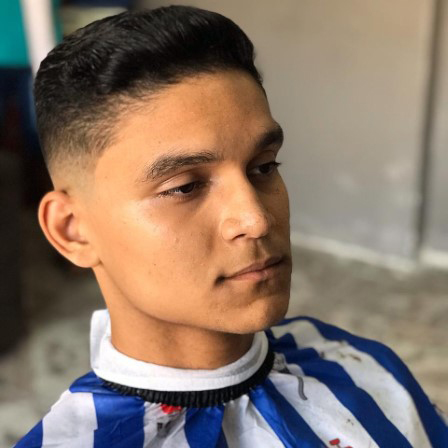
#> input picture cod02/img.jpg, 448 x 448 px
$ python cod02.py
#> lines starting #> are read from the running program, lines starting #| are printed output that depends on the picture
import cv2

img1 = cv2.imread("img.jpg", 1)
#> img1 is the input picture: shape (448, 448, 3); mean B, G, R 103.6, 118.2, 137.1
img2 = cv2.imread("img.jpg", 0)
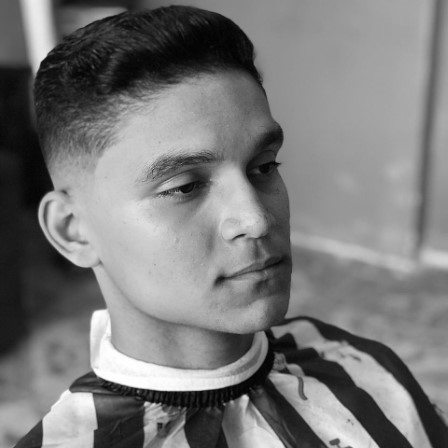
#> img2: shape (448, 448); min 0, max 255, mean 122.2

contador = 1
while contador <= 10:
    if contador%2 == 0:
        cv2.imshow("Imagem do while " + str(contador), img1)
    else:
        cv2.imshow("Imagem do while " + str(contador), img2)
    cv2.waitKey(0)
    cv2.destroyAllWindows()
    contador+=1

for x in range(10):
    if (x+1)%2 == 0:
        cv2.imshow("Imagem do for " + str(x+1), img2)
    else:
        cv2.imshow("Imagem do for " + str(x+1), img1)
    cv2.waitKey(0)
    cv2.destroyAllWindows()
